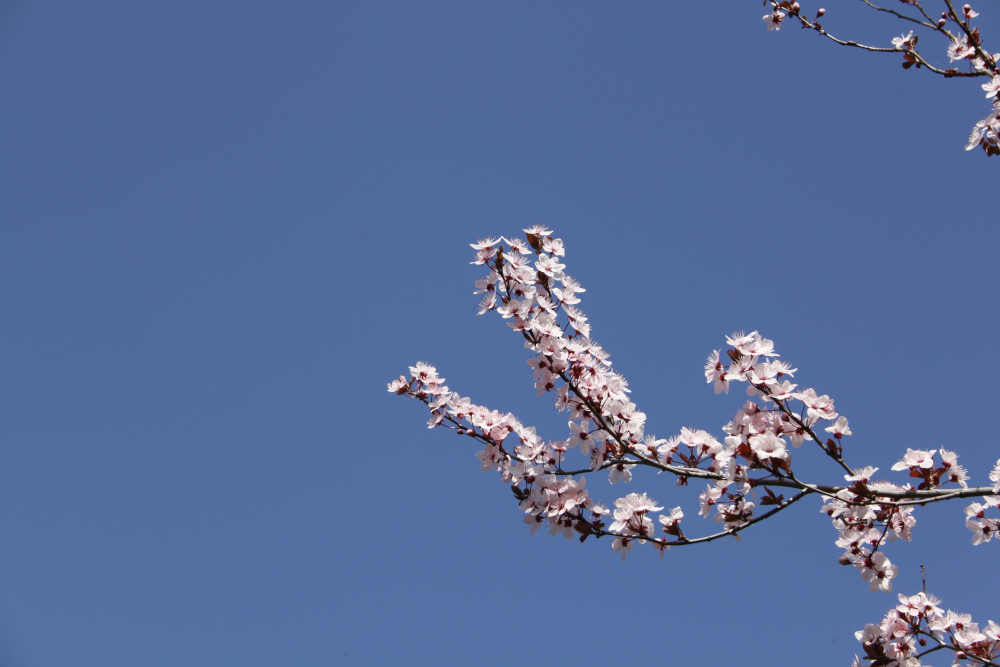
#> input picture TP/imagesTP/CerisierP.jpg, 1000 x 667 px
$ jupyter execute BIDET_TP1.ipynb
#> lines starting #> are read from the running program, lines starting #| are printed output that depends on the picture; after the words box and inside, x2 and y2 are one past the last pixel; in counts of white or black regions, pixels touching at a corner belong together
# Compte rendu TP

## 1. Prise en main rapide

1. Lancer Octave ou Python. Récupérer l’ensemble des images qui pourront être utilisées. Le dossier global contient un programme de démonstration (demo.m ou demo.py) ainsi que des images pour tests (dossier imagesTP).
2. Tester le programme qui lit puis affiche une image couleur ainsi que ses trois composantes. Les tests seront réalisés à partir des images disponibles dans le répertoire fourni.

[cell 1]
import numpy as np
from scipy import ndimage
from matplotlib import pyplot as plt
import cv2 as cv

basepath = "./imagesTP/"

#Ouvrir une image
img_cerisier = cv.imread(basepath+"CerisierP.jpg")
#> img_cerisier is the input picture: shape (667, 1000, 3); mean B, G, R 154.2, 109.1, 87.7
img_cerisier = cv.cvtColor(img_cerisier,cv.COLOR_BGR2RGB)

#Afficher une image
plt.figure()
plt.imshow(img_cerisier)

#Afficher les canaux
rouge = img_cerisier[:,:, 0]
vert = img_cerisier[:,:, 1]
bleu = img_cerisier[:,:, 2]
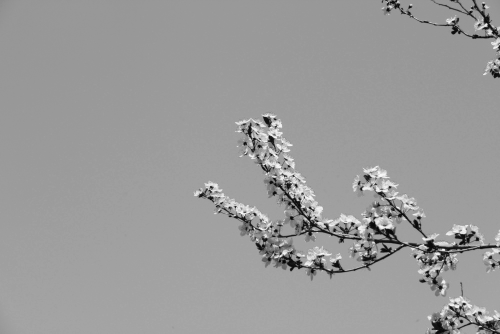
#> bleu: shape (667, 1000) (shown at 1/2 size); min 2, max 255, mean 154.2
plt.figure()
plt.subplot(2, 2, 1)
plt.imshow(img_cerisier)
plt.subplot(2, 2, 2)
plt.imshow(rouge, cmap="Reds")
plt.subplot(2, 2, 3)
plt.imshow(vert, cmap="Greens")
plt.subplot(2, 2, 4)
plt.imshow(bleu, cmap="Blues")

# Transformation en niveau de gris
img_cerisier_G = cv.cvtColor(img_cerisier,cv.COLOR_RGB2GRAY)
plt.figure()
plt.imshow(img_cerisier_G, cmap="gray")

plt.show()

3. Tester la fonction histogramme des niveaux de gris d’une image.

[cell 2]
def grey_histogramme(img):
	result = np.zeros(256)

	for x in range(img.shape[0]-1):
		for y in range(img.shape[1]-1):
			grey = int(img[x,y]) if len(img.shape) == 2 else int(img[x,y].sum()/3)
			result[grey]= result[grey] + 1
#> after the loop, result = 256 values, max 75900 at index 102, min 0 at index 0, mean 2599
	return (result,np.arange(0,256,1))

def plotHist(img):
	data,bins=grey_histogramme(img)
#> data has the same summary as result in grey_histogramme; bins = 256 values from 0 to 255
	plt.hist(data,bins=bins)

def displayHist(img):
	plotHist(img)
	plt.show()


plt.figure(figsize=(10, 10))

plt.subplot(2, 2, 1)
plotHist(img_cerisier_G)
plt.title("Histogramme de l'image en niveau de gris")
plt.xlabel("Niveau de gris")
plt.ylabel("Nombre de pixels")

plt.subplot(2, 2, 2)
plotHist(img_cerisier)
plt.title("Histogramme de l'image en couleur")
plt.xlabel("Niveau de gris")
plt.ylabel("Nombre de pixels")

plt.subplot(2, 2, 3)
plotHist(rouge)
plt.title("Histogramme de l'image en rouge")
plt.xlabel("Niveau de gris")
plt.ylabel("Nombre de pixels")

plt.tight_layout()
plt.show()

4. Écrire et tester un programme permettant de binariser une image. Tout d’abord le seuil sera entré en paramètre (choisi à partir de l’examen visuel de l’histogramme de l’image), puis il sera obtenu automatiquement à partir d’une fonction basée sur la méthode des moments statistiques (cf cours).

[cell 3]
def threshold(img, trsh):
#> called with trsh = 50
	result = img
	min = 0
	max = 255
	for i in range(0, img.shape[0]):
		for j in range(0, img.shape[1]):
			if img[i][j] > trsh:
				result[i][j] = max
			else:
				result[i][j] = min
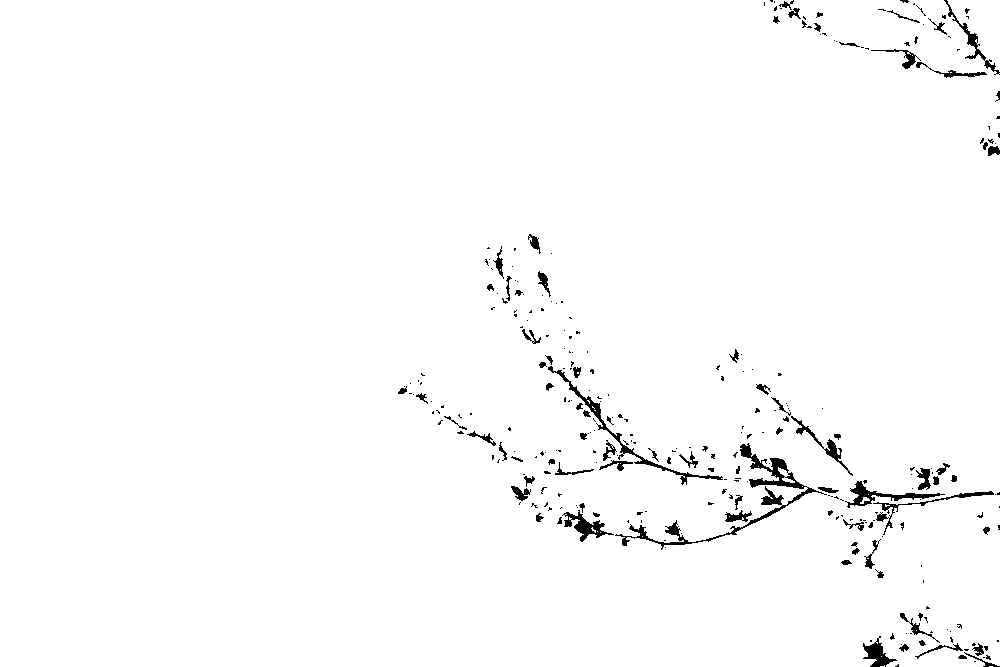
#> result: shape (667, 1000); 98.3% white; 297 black regions (211 under 20 px), largest, box (x1, y1, x2, y2) and area: (615, 443, 827, 550) 1907, (548, 366, 723, 485) 912, (845, 481, 945, 508) 602
	return result

def moment_stat(img,moment_order):
#> called with moment_order = 1
	hist = grey_histogramme(img)
	sum = 0
	for X in range(0, 256):
		sum += hist[0][X]*X**moment_order
#> this loop made 256 passes
#> sum on passes 1 to 3: 0, 0, 0
#> after the loop, sum = 71736513
	return sum/(img.shape[0]*img.shape[1])

def auto_threshold(img):
	moment = moment_stat(img,1)
#> moment = 107.6
	return threshold(img,moment)
#> call 2 of threshold, with trsh = 107.6
#> after the loop in threshold (call 2), `for i in range(0, img.shape[0]):`:
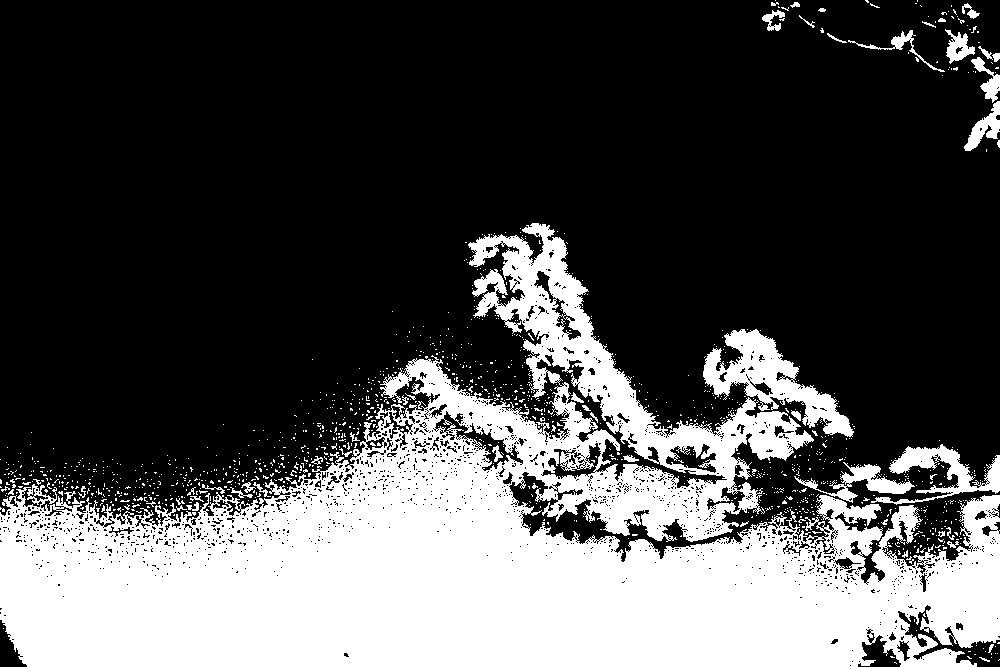
#> result: shape (667, 1000); 31% white; 1237 white regions (1184 under 20 px), largest, box (x1, y1, x2, y2) and area: (0, 223, 1000, 667) 189828, (703, 329, 854, 437) 5613, (871, 444, 1000, 505) 2504

tresh_img = threshold(cv.cvtColor(img_cerisier,cv.COLOR_RGB2GRAY),50)
tresh_img_auto = auto_threshold(cv.cvtColor(img_cerisier,cv.COLOR_RGB2GRAY))

plt.figure(figsize=(10, 10))

plt.subplot(2, 2, 1)
plt.imshow(tresh_img,"grey")
plt.title("Threshold à la main")
plt.xlabel("Position en x")
plt.ylabel("Position en y")

plt.subplot(2, 2, 2)
plotHist(tresh_img)
plt.title("Histogramme de l'image en niveau de gris")
plt.xlabel("Niveau de gris")
plt.ylabel("Nombre de pixels")

plt.subplot(2, 2, 3)
plt.imshow(tresh_img_auto,"grey")
plt.title("Threshold auto")
plt.xlabel("Position en x")
plt.ylabel("Position en y")

plt.subplot(2, 2, 4)
plotHist(tresh_img_auto)
plt.title("Histogramme de l'image en niveau de gris")
plt.xlabel("Niveau de gris")
plt.ylabel("Nombre de pixels")

plt.tight_layout()
plt.show()
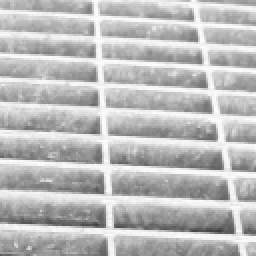
#> input picture TP/imagesTP/Metal0007GP.png, 128 x 128 px (shown 2 times larger)
#> further down, img_metal is the input picture: shape (128, 128, 3); min 60, max 253, mean 186.8

5. Écrire un programme qui réalise les opérations suivantes :
     1. Calcul et affichage de l’histogramme d’une image (appel de la fonction histogramme réalisée en question 3) ;
     2. Égalisation d’histogramme sur cette image ;
     3. Affichage de la fonction de répartition, de l’histogramme de l’image égalisée. Tester ce programme avec l’image rue.jpg issue du répertoire.

[cell 4]
def equalizeHist(img):
	max_grey = 255
	n_pixels = img.shape[0]*img.shape[1]
	histo = grey_histogramme(img)[0]
#> histo = 256 values, max 232 at index 246, min 0 at index 0, mean 63
	lookup_table = np.zeros(256)
	lookup_table[0] = histo[0]
	for i in range(1,max_grey+1):
		lookup_table[i] = lookup_table[i-1]+histo[i]
#> after the loop, lookup_table = 256 values from 0 to 16129
	for i in range(0,max_grey+1):
		lookup_table[i] = max_grey*lookup_table[i]/n_pixels
#> after the loop, lookup_table = 256 values from 0 to 251
	for x in range(img.shape[0]):
		for y in range(img.shape[1]):
			img[x,y] = lookup_table[img[x,y]]
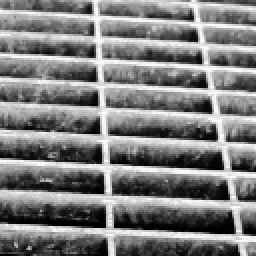
#> img: shape (128, 128, 3) (shown 2 times larger); min 0, max 251, mean 125.3
	return img

img_metal = cv.imread(basepath+"Metal0007GP.png")
img_metal = cv.cvtColor(img_metal,cv.COLOR_BGR2RGB)


plt.figure(figsize=(10, 10))

plt.subplot(2, 2, 1)
plotHist(img_metal)
plt.title("Histogramme de l'image en niveau de gris")
plt.xlabel("Niveau de gris")
plt.ylabel("Nombre de pixels")

plt.subplot(2, 2, 2)
plt.imshow(cv.cvtColor(img_metal,cv.COLOR_RGB2GRAY),  cmap='gray')
plt.title("Image originale")
plt.xlabel("Position en x")
plt.ylabel("Position en y")

plt.subplot(2, 2, 3)
result = equalizeHist(img_metal)
plotHist(result)
plt.title("Histogramme de l'image après égalisation")
plt.xlabel("Niveau de gris")
plt.ylabel("Nombre de pixels")

plt.subplot(2, 2, 4)
plt.imshow(result,  cmap='gray')
plt.title("Image après égalisation")
plt.xlabel("Position en x")
plt.ylabel("Position en y")

plt.tight_layout()
plt.show()

6. Écrire un programme qui permet de réaliser des détections de contours d’une image à l’aide des filtres de Roberts, Prewitt et Sobel. Les tests seront effectués à partir des images suivantes
    1. Mire blanche de 100x100 pixels centrée sur une image noire de 256x256,
    2. Images disponibles dans le répertoire imagesTP.

[cell 5]
def mask_applier(img, vert_mask, hor_mask):

    vertical = ndimage.convolve( img, vert_mask )
    horizontal = ndimage.convolve( img, hor_mask )
    edged_img = np.sqrt( np.square(horizontal) + np.square(vertical))
    return edged_img

def gen_mire():
    mire = np.zeros((256, 256, 3), dtype=np.uint8)
    white_square_size = 100
    start_point = (256 - white_square_size) // 2
    mire[start_point:start_point + white_square_size, start_point:start_point + white_square_size] = [255, 255, 255]
    return mire


def exercice_6(img):
    img = cv.cvtColor(img, cv.COLOR_RGB2GRAY) if len(img.shape) == 3 else img
    roberts_mask_ver = np.array([[-1, 0],
                                [0, 1]])
    roberts_mask_hor = np.array([[0, -1],
                                [1, 0]])
    sobel_mask_ver = np.array([[1,0,-1],
                        [2,0,-2],
                        [1,0,-1]])
    sobel_mask_hor = np.array([[1,2,1],
                        [0,0,0],
                        [-1,-2,-1]])
    prewitt_mask_ver = np.array([[1,0,-1],
                            [1,0,-1],
                            [1,0,-1]])
    prewitt_mask_hor = np.array([[1,1,1],
                                [0,0,0],
                                [-1,-1,-1]])


    plt.figure(figsize=(10, 10))
    plt.subplot(2, 2, 1)
    plt.imshow(img, cmap='gray')
    plt.title("Image originale")
    plt.xlabel("Position en x")
    plt.ylabel("Position en y")

    plt.subplot(2, 2, 2)
    result = mask_applier(img,roberts_mask_ver, roberts_mask_hor)
    plt.imshow(result, cmap='gray')
    plt.title("Image après filtre de Roberts")
    plt.xlabel("Position en x")
    plt.ylabel("Position en y")


    plt.subplot(2, 2, 3)
    result = mask_applier(img,sobel_mask_hor, sobel_mask_ver)
    plt.imshow(result, cmap='gray')
    plt.title("Image après filtre de Sobel")
    plt.xlabel("Position en x")
    plt.ylabel("Position en y")


    plt.subplot(2, 2, 4)
    result = mask_applier(img,prewitt_mask_hor, prewitt_mask_ver)
    plt.imshow(result, cmap='gray')
    plt.title("Image après filtre de Prewitt")
    plt.xlabel("Position en x")
    plt.ylabel("Position en y")

    plt.tight_layout()
    plt.show()


img_mire = gen_mire()
exercice_6(img_mire)
exercice_6(img_cerisier_G)
#> in mask_applier (call 6), `vertical = ndimage.convolve( img, vert_mask )`:
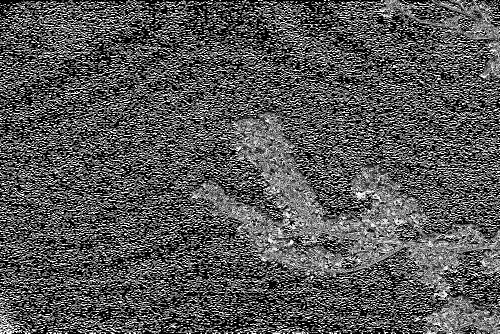
#> vertical: shape (667, 1000) (shown at 1/2 size); min 0, max 255, mean 85.7
#> in mask_applier (call 6), `horizontal = ndimage.convolve( img, hor_mask )`:
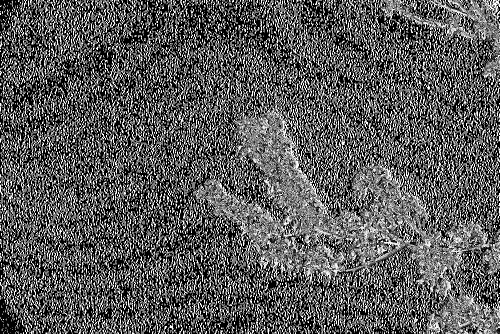
#> horizontal: shape (667, 1000) (shown at 1/2 size); min 0, max 255, mean 90.5
exercice_6(tresh_img_auto)

## 2. Transformée de Fourier

La transformée de Fourier 2D est une généralisation de la version 1D. Elle permet de passer d’une représentation de l’image dans le domaine spatial (coordonnées $n,m$) à une représentation dans le domaine fréquentiel (coordonnées $f_1,f_2$). La transformée de Fourier d’une séquence discrète 2D $s[n,m]$ s’exprime sous la forme :

$$
	S[f_1,f_2]=\sum_{n=0}^{N-1}\sum_{n=0}^{M-1}s[n,m]e^{-2j\pi(f_1n+f_2m)}
$$

avec $f_1\times f_2=[0,\frac{1}{N},\frac{2}{N},...,\frac{K}{N},...,1-\frac{1}{N}]\times[0,\frac{1}{M},\frac{2}{M},...,\frac{k}{M},...,1-\frac{1}{M}]$

Il apparaît que la transformée de Fourier 2D est séparable. Le principal avantage de cette dissociation est de permettre un calcul rapide de la transformée de Fourier 2D à partir de l'algorithme 1D.

<div style="border:2px solid black; padding 0.5px;">
<strong>Travail demandé :</strong>

- A partir de sa définition proposer une méthodologie réalisant le calcul de la transformée de Fourier 2D sachant que l’on possède la fonction fft permettant de calculer une TFD 1D
</div>

[cell 6]
def fft2_d_spectrum(A):
    A = cv.cvtColor(A, cv.COLOR_RGB2GRAY) if len(A.shape) == 3 else A
    # Calculer la TF2D
    F = fft_2d(A)

    # Calculer le spectre de magnitude
    magnitude_spectrum = np.abs(F)

    # Décaler le zéro de fréquence au centre
    magnitude_spectrum_shifted = np.fft.fftshift(magnitude_spectrum)

    # Appliquer une échelle logarithmique
    return np.log1p(magnitude_spectrum_shifted)  # log(1 + x) pour éviter log(0)


def fft_2d(image):
    # Dimensions de la matrice A
    M, N = image.shape

    # Appliquer fft sur chaque ligne
    tmp_matrice = np.zeros((M, N), dtype=complex)
    for m in range(M):
        tmp_matrice[m, :] = np.fft.fft(image[m, :])

    # Appliquer fft sur chaque colonne
    spectrum = np.zeros((M, N), dtype=complex)
    for n in range(N):
        spectrum[:, n] = np.fft.fft(tmp_matrice[:, n])

    return spectrum


def exercice_7(img):
    plt.figure(figsize=(10, 10))
    plt.subplot(2, 2, 1)
    plt.imshow(img, cmap='gray')
    plt.title("Image originale")
    plt.xlabel("Position en x")
    plt.ylabel("Position en y")

    plt.subplot(2, 2, 2)
    result = fft2_d_spectrum(img)
    plt.imshow(result, cmap='gray')
    plt.title("Image après FFT")
    plt.xlabel("Position en x")
    plt.ylabel("Position en y")


    plt.tight_layout()
    plt.show()

exercice_7(img_mire)
exercice_7(img_cerisier_G)
#> in fft2_d_spectrum (call 2), `return np.log1p(magnitude_spectrum_shifted)`:
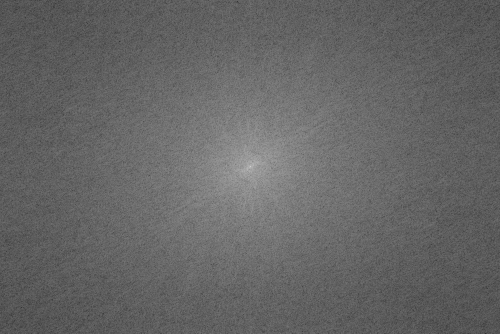
#> returned value: shape (667, 1000) float64 (shown at 1/2 size); min 1.87, max 18.09, mean 8.33; drawn with min black and max white

### 2.1.a. Harmoniques pures

Vous allez maintenant étudier le spectre de Fourier 2D pour différents types d’images.
Vous avez à votre disposition la fonction atom qui s’utilise de la façon suivante : `img=atom(N,M,f1,f2);`
Cette fonction permet de créer des images synthétiques de taille $N \times M$ composées de
bandes périodiques se répétant avec une fréquence $f_1$ selon $n$ et $f_2$ selon $m$.

<div style="border:2px solid black; padding 0.5px;">
<strong>Travail demandé :</strong>

- Créer une image 128 × 128 présentant des oscillations de fréquence 0.1 selon n et 0 selon m en tapant (fe=1) :
  `img=atom(N,M,f1,f2);`
- Visualiser l’image. Commenter son contenu.
- Commenter le code de la fonction fourier2d(img,fe).
- Visualiser le spectre 2D de cette image en utilisant la fonction précédente.
- Commenter en mettant en avant la corrélation de ce spectre avec l’information spatiale contenue dans le signal 2D, ainsi que ses particularités et propriétés.
- Afin d’appréhender entièrement les différents aspects d’une analyse spectrale d’un motif harmonique pur 2D, vous allez créer, analyser et commenter, suivant le même mode, des images correspondant aux paramètres suivants (N = 128, M = 128) :
  - $f_1=0.1$ $f_2=0$
  - $f_1=0$ $f_2=0.1$
  - $f_1=0.3$ $f_2=0.3$
  - $f_1=-0.3$ $f_2=0.1$

N’oubliez pas de comparer aussi les différences entre les images !
</div>

[cell 7]
def atom(N, M, f1, f2):
    x = np.arange(0, N, 1)
    y = np.arange(0, M, 1)
    X, Y = np.meshgrid(x, y)
    img = np.sin(2*np.pi*f1*X) + np.sin(2*np.pi*f2*Y)
    return img

N = 128
M = 128
f1 = 0.1
f2 = 0
img = atom(N, M, f1, f2)
exercice_7(img)
img_2 = atom(N, M, f2, f1)
exercice_7(img_2)

### 2.1.b. Contour

L’une des informations essentielles dans les images est l’information contour (limite entre deux objets). Afin d’étudier comment se traduit un contour simple dans le plan fréquentiel, vous allez analyser des images présentant deux zones homogènes avec une seule rupture entre les deux zones (un contour) selon une direction précise.

<div style="border:2px solid black; padding 0.5px;">
<strong>Travail demandé :</strong>

- Créer 3 images : rupt0, rupt1 et rupt2 contenant un contour horizontal, vertical et oblique.
- Pour ces 3 images :
  1.  Afficher l’image.
  2.  Visualiser le spectre.
  3.  Commenter en mettant en avant la corrélation de ce spectre avec l’information contenue dans l’image.
- Conclure sur la localisation d’une rupture dans le domaine fréquentiel.

</div>

[cell 8]
width = 256
max_rgb = 255
mid = width // 2

rupt0 = np.zeros((width, width, 3), dtype=np.uint8)
rupt0[0:width, mid:mid + 2] = [max_rgb, max_rgb, max_rgb]

rupt1 = np.zeros((width, width, 3), dtype=np.uint8)
rupt1[mid:mid + 2, 0:width] = [max_rgb, max_rgb, max_rgb]

rupt2 = np.zeros((width, width, 3), dtype=np.uint8)
for X in range(0, width):
    rupt2[X, X] = [max_rgb, max_rgb, max_rgb]

plt.figure(figsize=(10, 15))
plt.subplot(3, 2, 1)
plt.title("Rupture verticale")
plt.xlabel("Position en x")
plt.ylabel("Position en y")
plt.imshow(rupt0)
plt.subplot(3, 2, 2)
plt.imshow(fft2_d_spectrum(rupt0), cmap='gray')
plt.title("Spectre de magnitude de la rupture verticale")
plt.xlabel("Position en x")
plt.ylabel("Position en y")
plt.subplot(3, 2, 3)
plt.title("Rupture horizontale")
plt.xlabel("Position en x")
plt.ylabel("Position en y")
plt.imshow(rupt1)
plt.subplot(3, 2, 4)
plt.imshow(fft2_d_spectrum(rupt1), cmap='gray')
plt.title("Spectre de magnitude de la rupture horizontale")
plt.xlabel("Position en x")
plt.ylabel("Position en y")
plt.subplot(3, 2, 5)
plt.title("Rupture oblique")
plt.xlabel("Position en x")
plt.ylabel("Position en y")
plt.imshow(rupt2)
plt.subplot(3, 2, 6)
plt.imshow(fft2_d_spectrum(rupt2), cmap='gray')
plt.title("Spectre de magnitude de la rupture oblique")
plt.xlabel("Position en x")
plt.ylabel("Position en y")

plt.show()
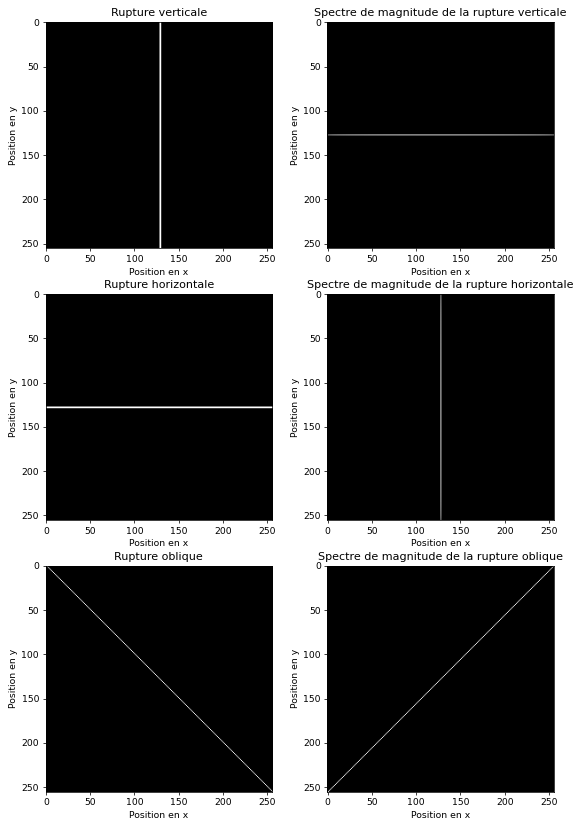
#> figure drawn by matplotlib, 6 panels
